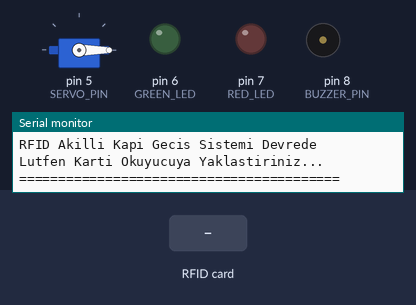
Bench run of a sketch on a simulated Arduino Uno, built with avr-gcc and run on an emulated ATmega328P. Shown: servo, output pins drawn as LEDs (lit = HIGH), buzzer (waves = sounding), the last lines printed to the serial monitor. The test bench sets the inputs (shaded band). Pins used as bus, display or sensor lines are not drawn.

Above: at 1.3 s.
1.4 s: RFID card D3 7A 54 1B held to the reader
At 1.61 s:
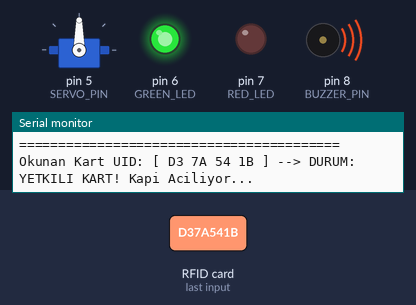
At 2.6 s:
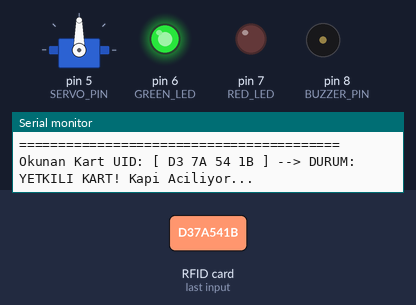
3.1 s: RFID card 5E 7A 19 C4 held to the reader
At 5.76 s:
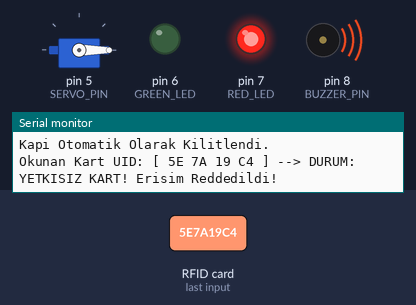
Timing chart, 0 to 7.5 s (numbered marks = the images above; inputs shaded):
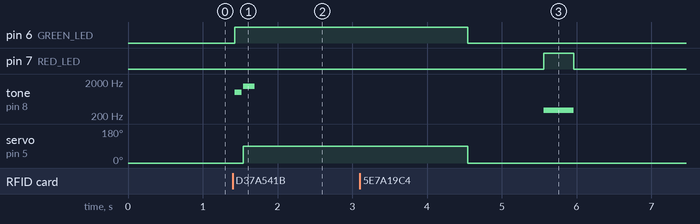

The sketch:

Sinif_11_RFID_Kapi_Gecis.ino
```cpp
/* ==============================================================================
 * PROJE ADI: 11. Sınıf - RC522 RFID Modülü ile Akıllı Kapı Geçiş Kontrolü
 * HEDEF SEVİYE: 11. Sınıf (16-17 Yaş / Lise İleri Düzey - Kimlik Doğrulama & SPI Protokolü)
 *
 * PROJENİN AMACI VE ÇALIŞMA MANTIĞI:
 * Bu projede öğrenciler; kurumsal bina girişlerinde, metro turnikelerinde ve otel
 * kapı kilitlerinde kullanılan Radyo Frekansı ile Tanımlama (RFID) teknolojisini
 * ve yüksek hızlı SPI (Serial Peripheral Interface) veri yolunu öğrenirler.
 *
 * ÇALIŞMA MANTIĞI:
 * 1. RC522 modülü 13.56 MHz elektromanyetik alan yayar.
 * 2. Pasif RFID kart veya anahtarlık bu alana girdiğinde indüksiyonla beslenir
 *    ve içindeki benzersiz seri numarasını (UID - Unique Identifier) telsizle yayınlar.
 * 3. Arduino SPI protokolü üzerinden kartın 4 baytlık UID kodunu okur.
 * 4. Hafızadaki yetkili UID ile karşılaştırma yapılır:
 *    - YETKİLİ KART: Yeşil LED yanar, onay melodisi çalar, servo motor 90 derece
 *      açılarak kapı kilidini açar. 3 saniye sonra otomatik kilitlenir.
 *    - YETKİSİZ KART: Kırmızı LED yanar, kalın hata tonu çalar, kilit açılmaz
 *      ve seri porta güvenlik alarm kaydı düşülür.
 *
 * GEREKLİ DEVRE ELEMANLARI LİSTESİ:
 * - 1 x Arduino Uno R3
 * - 1 x Breadboard
 * - 1 x RC522 13.56 MHz RFID Okuyucu Modülü
 * - 1 x TowerPro SG90 Mini Servo Motor (Kilit Mekanizması)
 * - 1 x 5mm Yeşil LED (Yetkili Giriş)
 * - 1 x 5mm Kırmızı LED (Geçersiz Kart)
 * - 1 x Piezo Buzzer
 * - 2 x 220 Ohm Direnç
 * - 1 x 13.56 MHz RFID Kart veya Mavi Anahtarlık
 * - 10 x Erkek-Dişi / Erkek-Erkek Jumper Kablo
 * - 1 x USB Tip-B Kablo
 *
 * DETAYLI PİN BAĞLANTI TABLOSU:
 * -----------------------------------------------------------------------------
 * Arduino Pini       | Bileşen Bacağı          | Açıklama / Not
 * -----------------------------------------------------------------------------
 * 3.3V (DİKKAT!)     | RC522 3.3V (VCC)        | KESİNLİKLE 5V BAĞLAMAYINIZ! (Modül bozulur)
 * GND (Toprak)       | RC522 GND               | Ortak toprak hattı
 * Pin 9 (Dijital)    | RC522 RST (Reset)       | Modül donanımsal resetleme pini
 * Pin 10 (SS / SDA)  | RC522 SDA (Slave Select)| SPI Seçim Hattı
 * Pin 11 (MOSI)      | RC522 MOSI              | Master Out Slave In hattı
 * Pin 12 (MISO)      | RC522 MISO              | Master In Slave Out hattı
 * Pin 13 (SCK)       | RC522 SCK               | SPI Seri Saat Hattı
 * Pin 5 (PWM)        | SG90 Servo Sinyal       | Kapı mandalını çeviren servo
 * Pin 6 (Çıkış)      | 220Ω -> Yeşil LED (+)   | Yetkili geçiş ışığı
 * Pin 7 (Çıkış)      | 220Ω -> Kırmızı LED (+) | Hatalı kart ışığı
 * Pin 8 (Çıkış)      | Buzzer (+)              | Sesli bildirim
 * -----------------------------------------------------------------------------
 *
 * GEREKLİ KÜTÜPHANELER:
 * 1. SPI.h (Yerleşik)
 * 2. MFRC522.h
 *    Kurulum: Arduino IDE -> Kütüphaneleri Yönet -> "MFRC522 by GithubCommunity" kurunuz.
 * 3. Servo.h (Yerleşik)
 * ============================================================================== */

#include <SPI.h>
#include <MFRC522.h>
#include <Servo.h>

// Pin Yapılandırması
const int RST_PIN     = 9;
const int SS_PIN      = 10;
const int SERVO_PIN   = 5;
const int GREEN_LED   = 6;
const int RED_LED     = 7;
const int BUZZER_PIN  = 8;

// Donanım Nesneleri
MFRC522 mfrc522(SS_PIN, RST_PIN);
Servo lockServo;

// Tanımlı Yetkili Kartın UID Kodu (Kendi kartınızın kodunu seri porttan okuyup buraya yazınız!)
// Örnek format: "A1 B2 C3 D4"
String authorizedUID = "D3 7A 54 1B";

void setup() {
  // Pin modları
  pinMode(GREEN_LED, OUTPUT);
  pinMode(RED_LED, OUTPUT);
  pinMode(BUZZER_PIN, OUTPUT);

  // Servo motoru başlangıçta kapalı (kilitli = 0 derece) pozisyonuna al
  lockServo.attach(SERVO_PIN);
  lockServo.write(0);

  // Seri portu başlat
  Serial.begin(9600);
  SPI.begin();         // SPI veri yolunu başlat
  mfrc522.PCD_Init();  // RC522 RFID okuyucuyu başlat

  Serial.println("=========================================");
  Serial.println("RFID Akilli Kapi Gecis Sistemi Devrede");
  Serial.println("Lutfen Karti Okuyucuya Yaklastiriniz...");
  Serial.println("=========================================");
}

// Onay Sesi ve Melodisi
void playSuccess() {
  tone(BUZZER_PIN, 1000, 100);
  delay(120);
  tone(BUZZER_PIN, 1500, 150);
}

// Hata Sesi
void playError() {
  tone(BUZZER_PIN, 300, 400);
  delay(400);
}

void loop() {
  // Yeni bir kart yaklaştı mı kontrol et
  if (!mfrc522.PICC_IsNewCardPresent()) {
    return;
  }

  // Kartın seri numarası (UID) başarıyla okundu mu?
  if (!mfrc522.PICC_ReadCardSerial()) {
    return;
  }

  // Okunan UID'yi String formatına dönüştür
  String readUID = "";
  for (byte i = 0; i < mfrc522.uid.size; i++) {
    readUID += (mfrc522.uid.uidByte[i] < 0x10 ? "0" : "");
    readUID += String(mfrc522.uid.uidByte[i], HEX);
    if (i < mfrc522.uid.size - 1) readUID += " ";
  }
  readUID.toUpperCase(); // Harfleri büyük yap

  Serial.print("Okunan Kart UID: [ ");
  Serial.print(readUID);
  Serial.print(" ] --> ");

  // Kart Yetki Kontrolü
  if (readUID == authorizedUID) {
    Serial.println("DURUM: YETKILI KART! Kapi Aciliyor...");

    // Yeşil LED yak & Başarı sesi çal
    digitalWrite(GREEN_LED, HIGH);
    playSuccess();

    // Servoyu 90 derece çevirerek kapı mandalını aç
    lockServo.write(90);
    delay(3000); // 3 saniye boyunca kapıyı açık tut

    // Kilit tekrar kapansın
    lockServo.write(0);
    digitalWrite(GREEN_LED, LOW);
    Serial.println("Kapi Otomatik Olarak Kilitlendi.");
  } else {
    Serial.println("DURUM: YETKISIZ KART! Erisim Reddedildi!");

    // Kırmızı LED yak & Hata tonu çal
    digitalWrite(RED_LED, HIGH);
    playError();
    digitalWrite(RED_LED, LOW);
  }

  // Kart okumayı sonlandır
  mfrc522.PICC_HaltA();
  mfrc522.PCD_StopCrypto1();
  delay(1000); // Çift okumayı önlemek için 1 saniye bekle
}
```

Measured:
- after the input at 1.4 s, pin 6 (GREEN_LED): LOW → HIGH at once; tone on pin 8 (BUZZER_PIN): silent → 1000 Hz at once, → silent 0.10 s later, → 1500 Hz 0.02 s later, → silent 0.15 s later; servo on pin 5 (SERVO_PIN): 0° → 90° after 0.14 s
- after the input at 3.1 s, pin 7 (RED_LED): LOW → HIGH after 2.5 s, → LOW 0.40 s later; tone on pin 8 (BUZZER_PIN): silent → 300 Hz after 2.5 s, → silent 0.40 s later
